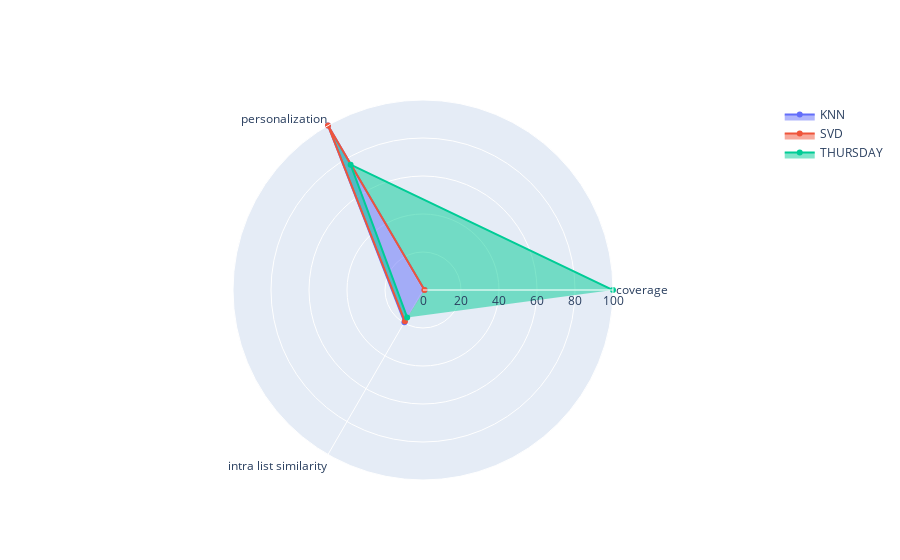

This figure's notebook cell:
### Markdown cell above
## Create Metrics Plot

Plot the coverage, personalization, and intra-list similarity for a set of models to compare.

### Code cell
recmetrics.metrics_plot(model_names=['KNN', 'SVD', 'THURSDAY'],
             coverage_scores=[0.82, 0.76, 100],
             personalization_scores=[1.00, 1.00, 0.7619047619047622],
             intra_list_similarity_scores = [0.19523809523809524, 0.19047619047619047, 0.16666666666666666])

### Figure 1 — Plotly figure (JSON) as saved in the notebook; plotly's stock layout.template omitted (floating-point values rounded to 4 significant figures)
{"data": [{"fill": "tonext", "name": "KNN", "r": [0.82, 100, 19.52], "theta": ["coverage", "personalization", "intra list similarity"], "type": "scatterpolar"}, {"fill": "tonext", "name": "SVD", "r": [0.76, 100, 19.05], "theta": ["coverage", "personalization", "intra list similarity"], "type": "scatterpolar"}, {"fill": "tonext", "name": "THURSDAY", "r": [100, 76.19, 16.67], "theta": ["coverage", "personalization", "intra list similarity"], "type": "scatterpolar"}], "layout": {"polar": {"radialaxis": {"range": [0, 100], "visible": true}}, "showlegend": true}}
